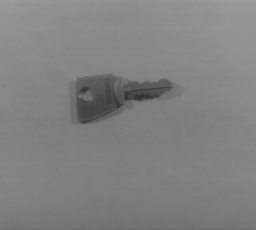
#> input picture Histograma_1.png, 256 x 230 px
$ jupyter execute Taller1.ipynb
#> lines starting #> are read from the running program, lines starting #| are printed output that depends on the picture; after the words box and inside, x2 and y2 are one past the last pixel; in counts of white or black regions, pixels touching at a corner belong together
# Análisis del histograma

[cell 1]
import matplotlib.pyplot as plt
import numpy as np
import cv2

imagen_1 = cv2.imread("Histograma_1.png", cv2.IMREAD_GRAYSCALE)
#> imagen_1 is the input picture: shape (230, 256); min 48, max 158, mean 129.2
plt.imshow(imagen_1, cmap='gray')
plt.show()

[cell 2]
imagen_2 = cv2.imread("Histograma_2.png", cv2.IMREAD_GRAYSCALE)
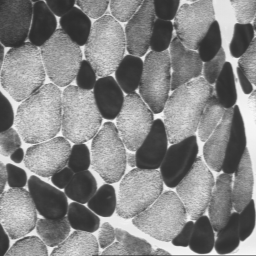
#> input picture Histograma_2.png, 256 x 256 px
#> imagen_2 is the input picture: shape (256, 256); min 44, max 249, mean 133.1
plt.imshow(imagen_2, cmap='gray')
plt.show()

[cell 3]
hist = cv2.calcHist([imagen_1],[0],None,[256],[0,256])
#> hist = 256 values, max 3971 at index 127, min 0 at index 0, mean 230
plt.plot(hist)
plt.title("Histograma de imagen 1")
plt.xlabel("Valor de gris")
plt.ylabel("Frecuencia de píxeles")
plt.show()
#> figure, not shown here; curve peaks at x = 127, y = 3971

[cell 4]
hist = cv2.calcHist([imagen_2],[0],None,[256],[0,256])
#> hist = 256 values, max 1174 at index 57, min 0 at index 0, mean 256
plt.plot(hist)
plt.title("Histograma de imagen 2")
plt.xlabel("Valor de gris")
plt.ylabel("Frecuencia de píxeles")
plt.show()
#> figure, not shown here; curve peaks at x = 57, y = 1174

### Explique las formas de cada uno de los histogramas

* El histograma de la primera imagen muestra un pico marcado entre los valores 130 y 140, lo que indica que predominan los tonos grises medios y que no hay gran variación en los niveles de gris entre los píxeles. Por otro lado, el histograma de la segunda imagen presenta dos concentraciones principales, un pico pronunciado alrededor de 55 y una distribución más amplia aproximadamente entre 100 hasta 180 aproximadamente. Esto sugiere dos grupos principales de intensidades en la imagen, asociados a las diferentes fibras presentes.

### Observando únicamente el histograma de muscle.png (Imagen 2), ¿cómo se puede determinar cuáles fibras musculares son más densas (ocupan una superficie más grande en la imagen) entre las rojas (oscuras) y las blancas (grises)? Y ¿cuáles fibras tienen un color más uniforme (más homogéneo)?

* Las fibras musculares rojas (oscuras) son más homogéneas que las fibras blancas (grises). El pico de concentracion alrededor de 50 y 55 muestra que las fibras oscuras tienen intensidades muy similares con poca variación. En cambio, las fibras blancas muestran una montaña pequeña entre 150 y 250, señalando gran variabilidad en sus intensidades.

# Operaciones aritméticas

[cell 5]
imagen_1 = cv2.imread("Operaciones_1.png", cv2.IMREAD_GRAYSCALE)
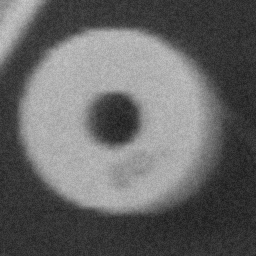
#> input picture Operaciones_1.png, 256 x 256 px
#> imagen_1 is the input picture: shape (256, 256); min 25, max 203, mean 102.6
plt.imshow(imagen_1, cmap='gray')
plt.show()

[cell 6]
imagen_2 = cv2.imread("Operaciones_2.png", cv2.IMREAD_GRAYSCALE)
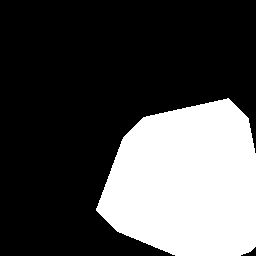
#> input picture Operaciones_2.png, 256 x 256 px
#> imagen_2: shape (256, 256); 30.2% white; 1 white region, box (x1, y1, x2, y2) and area: (96, 98, 256, 256) 19820
plt.imshow(imagen_2, cmap='gray')
plt.show()

[cell 7]
hist = cv2.calcHist([imagen_1],[0],None,[256],[0,256])
#> hist = 256 values, max 1541 at index 52, min 0 at index 0, mean 256
plt.plot(hist)
plt.title("Histograma de imagen 1")
plt.xlabel("Valor de gris")
plt.ylabel("Frecuencia de píxeles")
plt.show()
#> figure, not shown here; curve peaks at x = 52, y = 1541

[cell 8]
hist = cv2.calcHist([imagen_2],[0],None,[256],[0,256])
#> hist = 256 values, max 45716 at index 0, min 0 at index 1, mean 256
plt.plot(hist)
plt.title("Histograma de imagen 2")
plt.xlabel("Valor de gris")
plt.ylabel("Frecuencia de píxeles")
plt.show()
#> figure, not shown here; curve peaks at x = 0, y = 45716

### Explique las formas de cada uno de estos histogramas.

* En el histograma de la imagen 1 se observa que hay dos picos pronunciados: uno alrededor de 50 y otro alrededor de 170. Además, presenta una distribución baja entre ambos picos, por lo que se puede concluir que la imagen tiene dos grupos principales de intensidades. Por otro lado, el histograma de la imagen 2 muestra únicamente dos picos grandes en 0 y 255, lo que indica que la imagen está compuesta prácticamente por negro y blanco.

[cell 9]
Adiccion = cv2.add(imagen_1, imagen_2)
plt.imshow(Adiccion, cmap='gray')
plt.title('Adiccion de imagen 2 en imagen 1')
plt.show()

[cell 10]
hist = cv2.calcHist([Adiccion],[0],None,[256],[0,256])
#> hist = 256 values, max 19820 at index 255, min 0 at index 0, mean 256
plt.plot(hist)
plt.title("Histograma de adiccion")
plt.xlabel("Valor de gris")
plt.ylabel("Frecuencia de píxeles")
plt.show()
#> figure, not shown here; curve peaks at x = 255, y = 19820

### Justifique los valores de los niveles de gris de esta imagen.

* Al hacer la adición de la imagen 2 a la imagen 1, podemos observar que el histograma de la imagen 1 se mantiene en gran parte, ya que siguen apareciendo los dos picos principales y la distribución entre los picos. Por otro lado, los píxeles blancos aumentan significativamente debido a la contribución de la imagen 2, lo que genera un pico mucho mayor cerca de 255. Como consecuencia de esto, en la gráfica el resto de los picos y la distribución del histograma de la imagen 1 se ven relativamente más bajos.

[cell 11]
Sustraccion_1 = cv2.subtract(imagen_1, imagen_2)
plt.imshow(Sustraccion_1, cmap='gray')
plt.title('Sustraccion de imagen 1 - imagen 2')
plt.show()

[cell 12]
Sustraccion_2 = cv2.subtract(imagen_2, imagen_1)
plt.imshow(Sustraccion_2, cmap='gray')
plt.title('Sustraccion de imagen 2 - imagen 1')
plt.show()

[cell 13]
hist = cv2.calcHist([Sustraccion_1],[0],None,[256],[0,256])
#> hist = 256 values, max 19820 at index 0, min 0 at index 1, mean 256
plt.plot(hist)
plt.title("Histograma de Sustraccion 1")
plt.xlabel("Valor de gris")
plt.ylabel("Frecuencia de píxeles")
plt.show()
#> figure, not shown here; curve peaks at x = 0, y = 19820

[cell 14]
hist = cv2.calcHist([Sustraccion_2],[0],None,[256],[0,256])
#> hist = 256 values, max 45716 at index 0, min 0 at index 1, mean 256
plt.plot(hist)
plt.title("Histograma de Sustraccion 2")
plt.xlabel("Valor de gris")
plt.ylabel("Frecuencia de píxeles")
plt.show()
#> figure, not shown here; curve peaks at x = 0, y = 45716

### ¿Cómo afecta al resultado la inversión de los operandos?

* Al invertir los operandos cambia totalmente el resultado, tanto de las imágenes como de los histogramas. Esto ocurre principalmente porque la resta no es una operación conmutativa, por lo que intercambiar los operandos determina cuál imagen le quita intensidad a la otra. Por ejemplo, en la sustracción 1 podemos ver que la resta afecta principalmente la zona donde la imagen 2 es blanca, haciendo que esa región en la imagen 1 se oscurezca hasta negro y aumentando las ocurrencias cerca de 0 en el histograma.

### ¿Es posible prever el histograma de la imagen que se obtendrá con una operación aritmética sobre estas imágenes operandos? ¿Por qué?

* No es posible prever el histograma de la imagen resultante únicamente a partir de los histogramas de las imágenes operando. Esto se debe a que el histograma solo contiene información sobre el número de ocurrencias en cada intensidad, pero no incluye información espacial ni la correlación entre los píxeles.

# Negativo

[cell 15]
imagen_1 = cv2.imread("Negativo.png", cv2.IMREAD_GRAYSCALE)
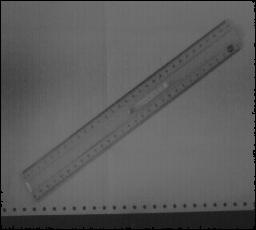
#> input picture Negativo.png, 256 x 230 px
#> imagen_1 is the input picture: shape (230, 256); min 0, max 118, mean 92
plt.imshow(imagen_1, cmap='gray')
plt.show()

[cell 16]
hist = cv2.calcHist([imagen_1],[0],None,[256],[0,256])
#> hist = 256 values, max 2916 at index 106, min 0 at index 1, mean 230
plt.plot(hist)
plt.title("Histograma de imagen 1")
plt.xlabel("Valor de gris")
plt.ylabel("Frecuencia de píxeles")
plt.show()
#> figure, not shown here; curve peaks at x = 106, y = 2916

### ¿Cómo es la dinámica de la imagen?

* Es posible observar cómo la imagen tiene una dinámica concentrada principalmente en intensidades bajas y medias, con un pico pronunciado alrededor de 100 y un pico menor cerca de 30. Esto nos indica que la imagen está dominada por tonos oscuros y grises medios, además de que no aprovecha completamente todo el rango de valores.

[cell 17]
imagen_1_negativo = cv2.bitwise_not(imagen_1)
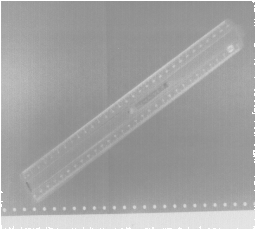
#> imagen_1_negativo: shape (230, 256); min 137, max 255, mean 163
plt.imshow(imagen_1_negativo, cmap='gray')
plt.show()

[cell 18]
hist = cv2.calcHist([imagen_1_negativo],[0],None,[256],[0,256])
#> hist = 256 values, max 2916 at index 149, min 0 at index 0, mean 230
plt.plot(hist)
plt.title("Histograma de imagen 1 negativa")
plt.xlabel("Valor de gris")
plt.ylabel("Frecuencia de píxeles")
plt.show()
#> figure, not shown here; curve peaks at x = 149, y = 2916

### ¿Cómo es este histograma con respecto al de la imagen original?

* Observando el histograma del negativo, podemos notar que resulta ser el espejo del histograma de la imagen original. Esto se debe a que se convirtieron los píxeles que eran negros en blancos y viceversa.

[cell 19]
Rmin = np.min(imagen_1)
#> Rmin = 0
Rmax = np.max(imagen_1)
#> Rmax = 118
imagen_1_expansion = ((imagen_1 - Rmin) / (Rmax - Rmin) * 255).astype(np.uint8)
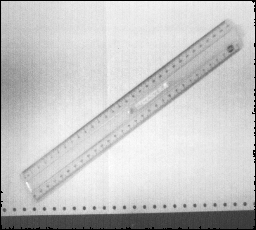
#> imagen_1_expansion: shape (230, 256); min 0, max 255, mean 198.4

plt.imshow(imagen_1_expansion, cmap='gray')
plt.show()

[cell 20]
hist = cv2.calcHist([imagen_1_expansion],[0],None,[256],[0,256])
#> hist = 256 values, max 2916 at index 229, min 0 at index 1, mean 230
plt.plot(hist)
plt.title("Histograma expandido de imagen 1")
plt.xlabel("Valor de gris")
plt.ylabel("Frecuencia de píxeles")
plt.show()
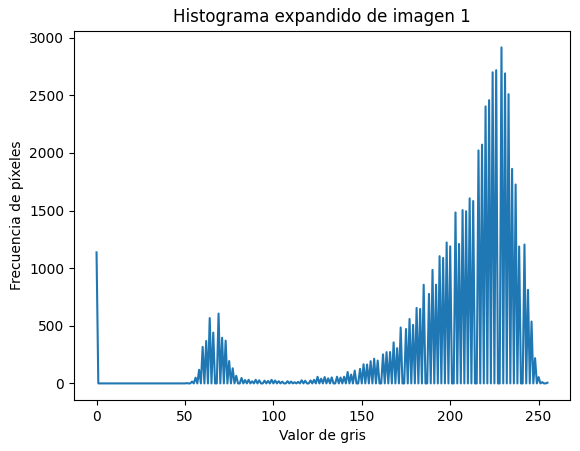
#> figure drawn by matplotlib, 1 panel; curve peaks at x = 229, y = 2916

[cell 21]
Rmin = np.min(imagen_1_negativo)
#> Rmin = 137
Rmax = np.max(imagen_1_negativo)
#> Rmax = 255
imagen_1_expansion_negativo = ((imagen_1_negativo - Rmin) / (Rmax - Rmin) * 255).astype(np.uint8)
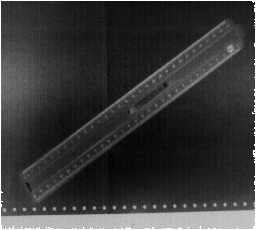
#> imagen_1_expansion_negativo: shape (230, 256); min 0, max 255, mean 55.6

plt.imshow(imagen_1_expansion_negativo, cmap='gray')
plt.show()

[cell 22]
hist = cv2.calcHist([imagen_1_expansion_negativo],[0],None,[256],[0,256])
#> hist = 256 values, max 2916 at index 25, min 0 at index 1, mean 230
plt.plot(hist)
plt.title("Histograma expandido de imagen 1 negativa")
plt.xlabel("Valor de gris")
plt.ylabel("Frecuencia de píxeles")
plt.show()
#> figure, not shown here; curve peaks at x = 25, y = 2916

### Explique el resultado

* Aplicando la expansión de los histogramas de ambas imágenes, podemos observar que los niveles de gris que antes se concentraban en un rango muy reducido ahora se distribuyen a lo largo de casi todo el intervalo. Por eso, el histograma se estira horizontalmente, lo que permite ver cómo las zonas más oscuras se vuelven más oscuras y las zonas claras más claras.

# Cuantificación

[cell 23]
imagen_1 = cv2.imread("Cuantificacion.png", cv2.IMREAD_GRAYSCALE)
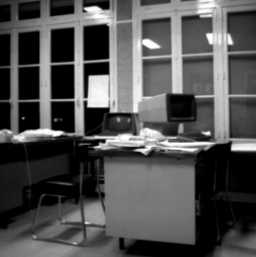
#> input picture Cuantificacion.png, 256 x 257 px
#> imagen_1 is the input picture: shape (257, 256); min 0, max 255, mean 80.9
plt.imshow(imagen_1, cmap='gray')
plt.show()

[cell 24]
def bit_plane_slicing(imagen, k):
    plane = np.full((imagen.shape[0], imagen.shape[1]), 2 ** k, np.uint8)
    return cv2.bitwise_and(plane, imagen)

for i in range(0, 8):
    plano = bit_plane_slicing(imagen_1, i)
    plt.figure()
    plt.imshow(plano, cmap="gray")
    plt.title(f"Plano binario {i}")
    plt.show()

### Identifique el plano más significativo y el menos significativo. ¿Cuál es su conclusión?

* Al visualizar todos los planos binarios, podemos concluir que el plano más significativo es el plano 7, porque conserva la mayor parte de la estructura y las formas principales, mientras que el menos significativo es el plano 0, ya que es el que presenta más ruido y no aporta mucha información. Además, es posible notar que, a medida que se desciende entre planos, se va perdiendo información y comienza a predominar el ruido.

[cell 25]
def image_quantization(imagen, k):
#> called with k = 1
    plane = np.full((imagen.shape[0], imagen.shape[1]), 255-2 ** k, np.uint8)
    return cv2.bitwise_and(plane, imagen)

Cuantificacion_1 = image_quantization(imagen_1, 1)
plt.imshow(Cuantificacion_1, cmap="gray")
plt.title("Cuantificacion 1")
plt.show()

Cuantificacion_3 = image_quantization(imagen_1, 3)
plt.imshow(Cuantificacion_3, cmap="gray")
plt.title("Cuantificacion 3")
plt.show()

Cuantificacion_5 = image_quantization(imagen_1, 5)
#> call 3 of image_quantization, with k = 5
#> in image_quantization (call 3), `return cv2.bitwise_and(plane, imagen)`:
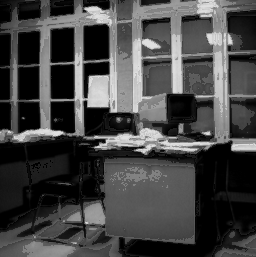
#> returned value: shape (257, 256); min 0, max 223, mean 68.4
plt.imshow(Cuantificacion_5, cmap="gray")
plt.title("Cuantificacion 5")
plt.show()
